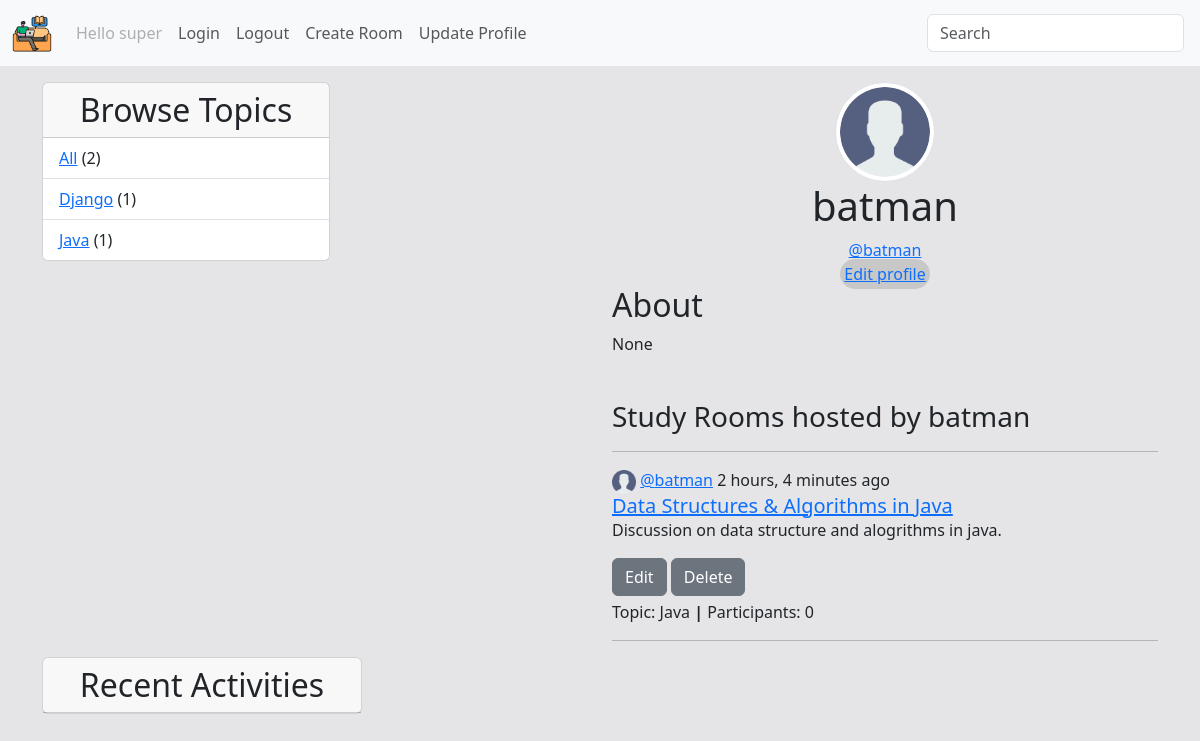
/profile/3/ (signed in), run on the app's committed database.
### base/models.py (models this page shows, shortened)
class User(AbstractUser):
    name = models.CharField(max_length=200, null=True)
    email = models.EmailField(unique=True, null=True)
    bio = models.TextField(null=True)
    avatar = models.ImageField(null=True, default='user.png')
    USERNAME_FIELD = 'username'
    REQUIRED_FIELDS = []
    def __str__(self):
        return self.username

class Topic(models.Model):
    name = models.CharField(max_length=200)

class Room(models.Model):
    host = models.ForeignKey(User, on_delete=models.SET_NULL, null=True)
    topic = models.ForeignKey(Topic, on_delete=models.SET_NULL, null=True)
    name = models.CharField(max_length=200)
    description = models.TextField(null=True, blank=True)
    participants = models.ManyToManyField(User, related_name='participants', blank=True)
    updated = models.DateTimeField(auto_now=True)
    created = models.DateTimeField(auto_now_add=True)
    class Meta:
        ordering = ['-created', '-updated']

### base/views.py (the view)
# urls.py: path('profile/<str:pk>/', views.userProfile, name='profile'),
def userProfile(request, pk):
    user = User.objects.get(id=pk)
    rooms = user.room_set.all()
    allMessages = user.message_set.all()
    topics = Topic.objects.all()
    context = {'user': user, 'rooms': rooms, 'allMessages': allMessages, 'topics': topics}
    return render(request, 'base/profile.html', context)

### base/templates/base/profile.html
{% extends 'main.html' %}
{% block content %}
{% load static %}
<div class="row">
    <div class="col">
        {% include 'base/topic-component.html' %}
    </div>
    <div class="col-6">
        <div class="text-center">
        <img src="{{user.avatar.url}}" class="img-thumbnail" alt="user image" style="border-radius: 50%;"  width="100px">
        <h1>{{user.username}}</h1>
        <div><a href="{% url 'profile' user.id %}">@{{user}}</a></div>
        <span class="rounded-pill" style="text-decoration: none; background-color: rgb(200, 200, 200); padding: 4px;"><a href="{% url 'update-profile'%}">Edit profile</a></span>
        </div>
        <h2>About</h2>
        <p>{{user.bio}}</p>
        <br>
        <div>
            <h2>
                <small>Study Rooms hosted by {{user.username}}</small>
            </h2>
            <hr>
            {% include 'base/feed-component.html' %}
            </div>
    </div>
    <div class="col">
        {% include 'base/activity-component.html' %}
    </div>
</div>
{% endblock content %}

### templates/navbar.html (shortened to what this page needs)
{% load static %}
<nav class="navbar navbar-expand-lg bg-body-tertiary">
  <div class="container-fluid">
    <a class="navbar-brand" href="{% url 'home' %}">
      <img src="{% static 'images/logo.png' %}" alt="Bootstrap" width="40">
    </a>
    <div class="collapse navbar-collapse" id="navbarSupportedContent">
      <ul class="navbar-nav me-auto mb-2 mb-lg-0">
        {% if request.user.is_authenticated %}
        <li class="nav-item">
          <a class="nav-link disabled">Hello {{request.user}}</a>
        </li>
        {% endif %}
        <li class="nav-item">
          <a class="nav-link" href="{% url 'login' %}">Login</a>
        </li>
        <li class="nav-item">
          <a class="nav-link" href="{% url 'logout' %}">Logout</a>
        </li>
        <li class="nav-item">
          <a class="nav-link" href="{% url 'create-room' %}">Create Room</a>
        </li>
        <li class="nav-item">
          <a class="nav-link" href="{% url 'update-profile' %}">Update Profile</a>
        </li>
      </ul>
      <form class="d-flex" role="search" method="GET" action="">
        <input class="form-control me-1" name="q" type="search" placeholder="Search" aria-label="Search">
      </form>
    </div>
  </div>
</nav>

### base/templates/base/topic-component.html
<div class="card" style="width: 18rem;">
    <h2 class="card-header text-center">
        Browse Topics
    </h2>
    <ul class="list-group list-group-flush">
        <li class="list-group-item"><a href="{% url 'home' %}">All</a> <span>({{topics.count}})</span></li>
        {% for topic in topics %}
        <li class="list-group-item"><a href="{% url 'home' %}?q={{topic.name}}">{{topic.name}}</a> <span>({{topic.room_set.all.count}})</span></li>
        {% endfor %}
    </ul>
  </div>

### base/templates/base/feed-component.html
{% load static %}
{% for room in rooms %}
    <span class="card-text">
      <a class="navbar-brand" href="#">
        <img src="{{room.host.avatar.url}}" alt="pic" height="24">
      </a>
      <span><a href="{% url 'profile' room.host.id %}">@{{room.host.username}}</a>  {{room.created|timesince}} ago</span>
    </span>
    <div class="card-body">
      <h5 class="card-title"><a href="{% url 'room' room.id %}">{{room.name}}</a></h5>
      <p class="card-text">{{room.description|slice:150}}</p>
      <div style="margin-bottom: 4px;">
      <a href="{% url 'update-room' room.id %}" class="btn btn-secondary">Edit</a>
      <a href="{% url 'delete-room' room.id %}" class="btn btn-secondary">Delete</a>
    </div>
      <span>Topic: {{room.topic.name}} <b>|</b> </span>
      <span>Participants: {{room.participants.all.count}}</span>
      <hr>
    </div>
  {% endfor %}

### static/style/main.css (style rules this page uses)
body { background-color: rgb(229, 229, 231); }

### data on the page
User: user "super"
Topic: name "Django", room_set.all.count "1"
Topic: name "Java", room_set.all.count "1"
User: avatar (placeholder picture), username "batman", bio "None"
Room: host.avatar (placeholder picture), host.username "batman", created "2 hours, 4 minutes", name "Data Structures & Algorithms in Java", description "Discussion on data structure and alogrithms in java.", topic.name "Java", participants.all.count "0"

### other printed values
{{ topics.count }} "2"
